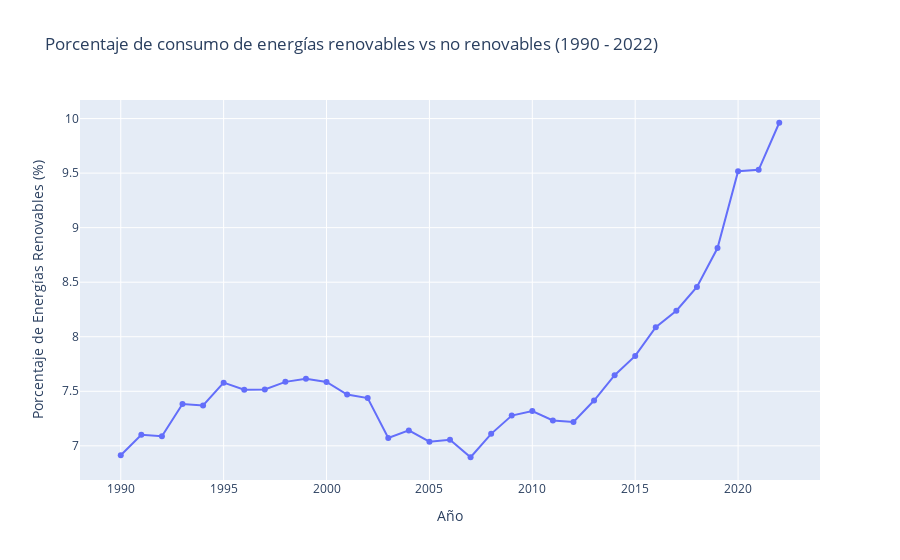

Notebook source saved alongside this figure:
### Markdown cell above
## **Evolución del porcentaje de energías renovables**

### **Promedio Porcentual - Energias Renovables vs No Renovables**

El porcentaje de consumo de energías renovables frente a no renovables a lo largo del tiempo (1990 - 2022) tiene el propósito de visualizar la evolución relativa de las energías renovables en comparación con el consumo total. Este enfoque permite observar cómo ha crecido (o disminuido) el peso de las energías renovables en el consumo energético global, lo que es crucial para medir el progreso hacia una transición energética más sostenible.

El gráfico de línea es ideal para este tipo de análisis temporal, ya que muestra claramente las tendencias a lo largo del tiempo y permite identificar momentos clave de crecimiento o estancamiento en la adopción de energías renovables.

### Code cell
df_annual_consumption = df_filtered_range.groupby('year')[ren_energy_columns + nonren_energy_columns].sum().reset_index()

df_annual_consumption['total_renewable'] = df_annual_consumption[ren_energy_columns].sum(axis=1)
df_annual_consumption['total_nonrenewable'] = df_annual_consumption[nonren_energy_columns].sum(axis=1)

df_annual_consumption['percentage_renewable'] = (df_annual_consumption['total_renewable'] / 
                                                 (df_annual_consumption['total_renewable'] + df_annual_consumption['total_nonrenewable'])) * 100

fig = px.line(df_annual_consumption, 
              x='year', 
              y='percentage_renewable', 
              title='Porcentaje de consumo de energías renovables vs no renovables (1990 - 2022)',
              labels={'percentage_renewable': 'Porcentaje de Energías Renovables (%)', 'year': 'Año'},
              markers=True)

fig.update_traces(texttemplate='%{y:.1f}%', textposition="top right")

fig.show()

### Figure 1 — Plotly figure (JSON) as saved in the notebook; plotly's stock layout.template omitted (floating-point values rounded to 4 significant figures)
{"data": [{"hovertemplate": "Año=%{x}<br>Porcentaje de Energías Renovables (%)=%{y}<extra></extra>", "legendgroup": "", "line": {"color": "#636efa", "dash": "solid"}, "marker": {"symbol": "circle"}, "mode": "lines+markers", "name": "", "orientation": "v", "showlegend": false, "textposition": "top right", "texttemplate": "%{y:.1f}%", "type": "scatter", "x": [1990, 1991, 1992, 1993, 1994, 1995, 1996, 1997, 1998, 1999, 2000, 2001, 2002, 2003, 2004, 2005, 2006, 2007, 2008, 2009, 2010, 2011, 2012, 2013, 2014, 2015, 2016, 2017, 2018, 2019, 2020, 2021, 2022], "xaxis": "x", "y": [6.913, 7.102, 7.088, 7.384, 7.369, 7.579, 7.514, 7.516, 7.586, 7.615, 7.585, 7.47, 7.438, 7.072, 7.141, 7.038, 7.056, 6.895, 7.11, 7.277, 7.319, 7.233, 7.218, 7.415, 7.648, 7.825, 8.087, 8.238, 8.456, 8.813, 9.517, 9.53, 9.962], "yaxis": "y"}], "layout": {"legend": {"tracegroupgap": 0}, "title": {"text": "Porcentaje de consumo de energías renovables vs no renovables (1990 - 2022)"}, "xaxis": {"anchor": "y", "domain": [0, 1], "title": {"text": "Año"}}, "yaxis": {"anchor": "x", "domain": [0, 1], "title": {"text": "Porcentaje de Energías Renovables (%)"}}}}
